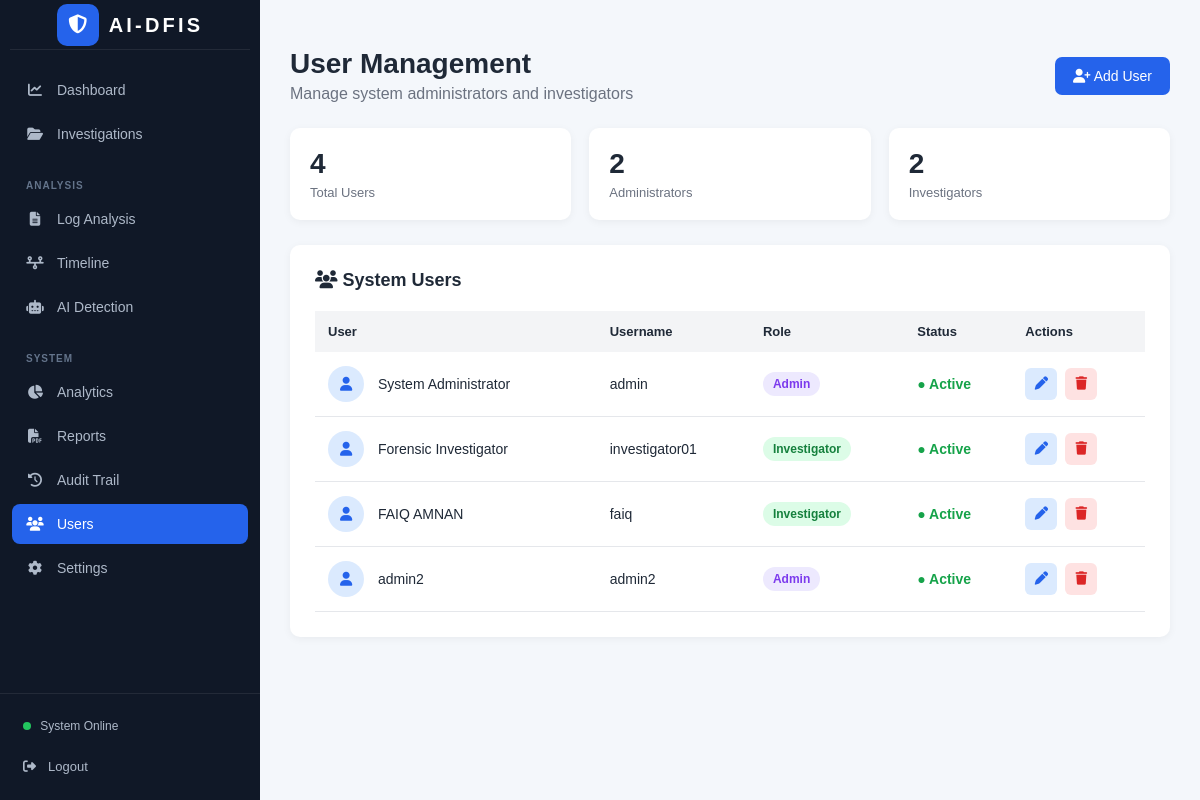
/users (signed in), run on an earlier commit of the app's database.
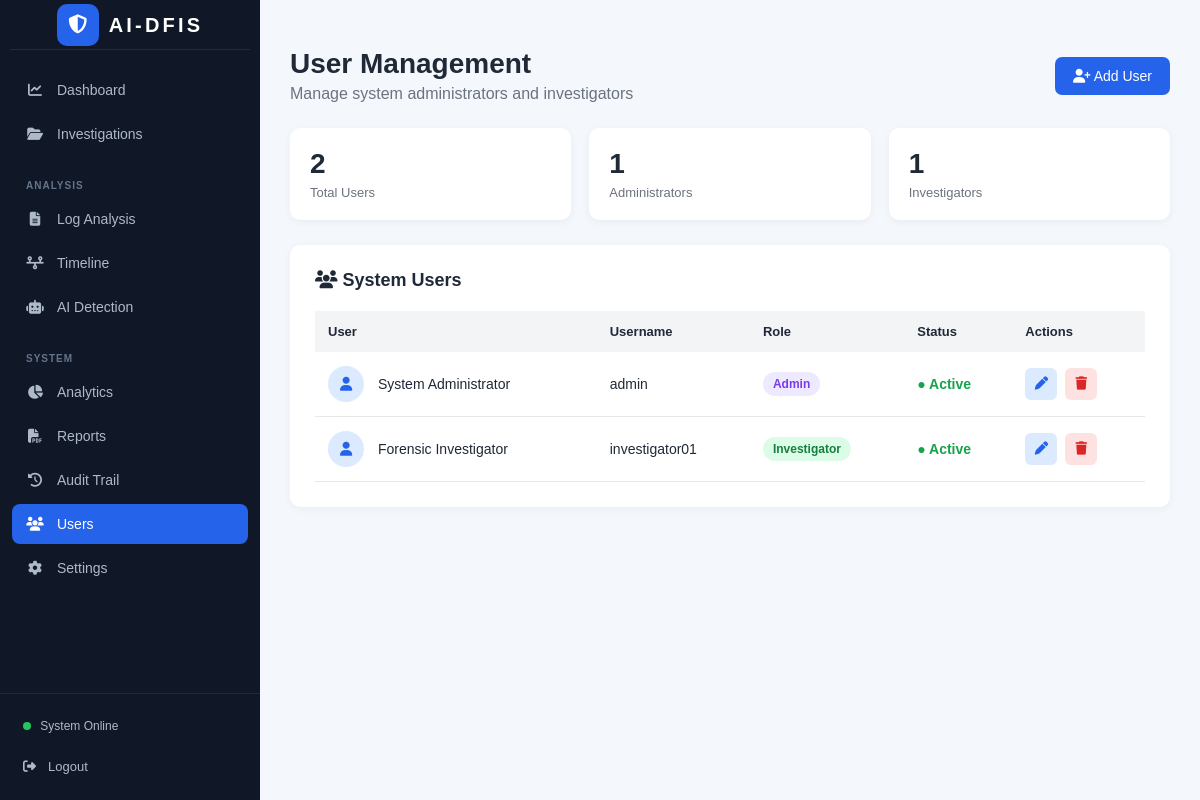
And on a later commit of the database.
### tables this page shows
CREATE TABLE users (

            id INTEGER PRIMARY KEY AUTOINCREMENT,

            name TEXT NOT NULL,

            username TEXT UNIQUE NOT NULL,

            password TEXT NOT NULL,

            role TEXT NOT NULL

        );

### app.py (the view)
@app.route("/users")
def users():
    if session.get("role") != "Admin":
        abort(403)
    conn = get_db_connection()
    users = conn.execute(
        "SELECT * FROM users ORDER BY id"
    ).fetchall()
    conn.close()
    total_users = len(users)
    admin_count = 0
    investigator_count = 0
    for user in users:
        if user["role"] == "Admin":
            admin_count += 1
        elif user["role"] == "Investigator":
            investigator_count += 1
    return render_template(
        "users.html",
        users=users,
        total_users=total_users,
        admin_count=admin_count,
        investigator_count=investigator_count
    )

### app.py (called while the page is built)
def get_db_connection():
    conn = sqlite3.connect(DATABASE)
    conn.row_factory = sqlite3.Row
    return conn

def login_required():
    return "user_id" in session

@app.before_request
def require_login():
    if request.endpoint in ["login", "static"]:
        return None
    if not login_required():
        return redirect(url_for("login"))
    return None

### templates/users.html (shortened to what the changed rows need)
<!DOCTYPE html>
<html lang="en">
<head>
    <link rel="stylesheet"
          href="https://cdnjs.cloudflare.com/ajax/libs/font-awesome/6.5.0/css/all.min.css">
</head>
<body>
<aside class="sidebar">
    <div class="logo">
        <div>
            <h2 class="brand-wordmark">AI-DFIS</h2>
        </div>
    </div>
</aside>
<main class="main">
    <div class="header">
        <div>
            <h1>User Management</h1>
        </div>
    </div>
    <div class="stats">
        <div class="stat-card">
            <h2>{{ total_users }}</h2>
            <p>Total Users</p>
        </div>
        <div class="stat-card">
            <h2>{{ admin_count }}</h2>
            <p>Administrators</p>
        </div>
        <div class="stat-card">
            <h2>{{ investigator_count }}</h2>
            <p>Investigators</p>
        </div>
    </div>
    <div class="table-card">
        <h2>
            <i class="fa-solid fa-users"></i>
            System Users
        </h2>
        <table>
            <thead>
                <tr>
                    <th>User</th>
                    <th>Username</th>
                    <th>Role</th>
                    <th>Status</th>
                    <th>Actions</th>
                </tr>
            </thead>
            <tbody>
            {% for user in users %}
                <tr>
                    <td>
                        <span class="user-icon">
                            <i class="fa-solid fa-user"></i>
                        </span>
                        {{ user.name }}
                    </td>
                    <td>
                        {{ user.username }}
                    </td>
                    <td>
                        {% if user.role == "Admin" %}
                            <span class="role admin">
                                Admin
                            </span>
                        {% else %}
                            <span class="role investigator">
                                Investigator
                            </span>
                        {% endif %}
                    </td>
                    <td>
                        <span class="active-status">
                            ● Active
                        </span>
                    </td>
                    <td>
                        <div class="actions">
                                <button type="button"
                                    class="action-btn edit edit-user-button"
                                    data-id="{{ user.id }}"
                                    data-name="{{ user.name }}"
                                    data-username="{{ user.username }}"
                                    data-role="{{ user.role }}"
                                    aria-label="Edit {{ user.username }}">
                                <i class="fa-solid fa-pen"></i>
                            </button>
                            <form method="POST"
                                  action="/users/{{ user.id }}/delete"
                                  onsubmit="return confirm('Delete this user?');">
                                <button type="submit"
                                        class="action-btn delete"
                                        aria-label="Delete {{ user.username }}">
                                    <i class="fa-solid fa-trash"></i>
                                </button>
                            </form>
                        </div>
                    </td>
                </tr>
            {% endfor %}
            </tbody>
        </table>
    </div>
</main>
</body>
</html>

What changed in the data, as far as the page shows it:
removed users: name "FAIQ AMNAN", username "faiq", role "Investigator"
removed users: name "admin2", username "admin2", role "Admin"
Also different on the page:
{{ total_users }}: "4" → "2"
{{ admin_count }}: "2" → "1"
{{ investigator_count }}: "2" → "1"
